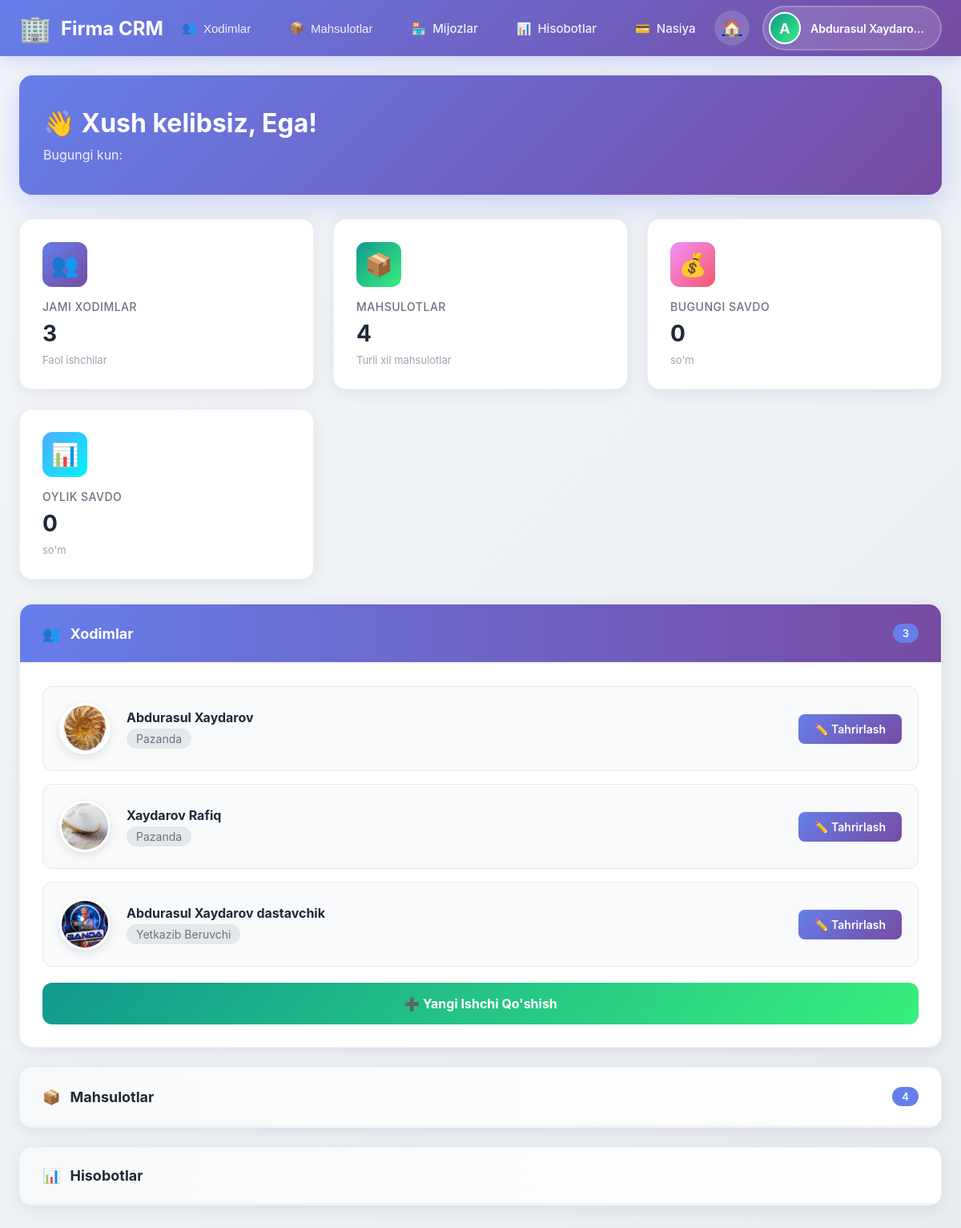
/ (signed in), run on the app's committed database.
### main/models.py (models this page shows, shortened)
class User(AbstractUser):
    id = models.BigAutoField(primary_key=True)
    USER_TYPES = (
        ('pazanda', 'Pazanda'),
        ('yetkazib_beruvchi', 'Yetkazib Beruvchi'),
        ('ega', 'Ega'),
    )
    login=models.CharField(max_length=255, blank=True, null=True)
    password = models.CharField(max_length=255, blank=True, null=True)
    tuliq_ismi = models.CharField(max_length=255, blank=True, null=True)
    type = models.CharField(max_length=20, choices=USER_TYPES)
    token = models.CharField(max_length=255, blank=True, null=True)
    tg_id = models.CharField(max_length=100, blank=True, null=True)
    tel_raqami = models.CharField(max_length=100, blank=True, null=True)
    is_active = models.BooleanField(default=True)
    @property
    def rasmi(self):
        if self.type == 'yetkazib_beruvchi':
            try:
                return YetkazibBeruvchi.objects.get(user=self).rasmi.url
            except YetkazibBeruvchi.DoesNotExist:
                return None
        elif self.type == 'pazanda':
            try:
                return Pazanda.objects.get(user=self).rasmi.url
            except Pazanda.DoesNotExist:
                return None
        return None

class Pazanda(models.Model):
    user = models.OneToOneField(User, on_delete=models.CASCADE)
    tuliq_ismi = models.CharField(max_length=255)
    turi = models.CharField(max_length=100, blank=True, null=True)
    rasmi = models.ImageField(upload_to='pazandalar/')

class YetkazibBeruvchi(models.Model):
    user = models.OneToOneField(User, on_delete=models.CASCADE)
    tuliq_ismi = models.CharField(max_length=255)
    rasmi = models.ImageField(upload_to='yetkazib/')
    bmh = models.TextField(verbose_name="Biriktirilgan mashina haqida")
    bmr = models.ImageField(upload_to='mashina_rasmlar/')
    mahsulotlar = models.TextField(null=True, blank=True)

### main/views.py (the view, shortened to what this page needs)
# urls.py: path('', include('main.urls')),
@login_required(login_url='login')
def main(request):
    payload={}
    user=request.user
    hodims = User.objects.exclude(type='ega').order_by('-date_joined')[:6]  # Faqat 6 ta
    mahs = Mahsulot.objects.all().order_by('nomi')[:6]  # Faqat 6 ta
    jami_hodimlar = User.objects.exclude(type='ega').count()
    jami_mahsulotlar = Mahsulot.objects.count()
    payload['mahsulotlar'] = mahs
    payload['hodims'] = hodims
    soni = jami_hodimlar
    msoni = jami_mahsulotlar
    now = timezone.localtime()
    today_start = timezone.make_aware(dt.datetime.combine(now.date(), dt.time.min))
    today_end = timezone.make_aware(dt.datetime.combine(now.date(), dt.time.max))
    bsavdo=Savdo.objects.filter(vaqt_sana__range=(today_start, today_end)).all()
    month_start = timezone.make_aware(dt.datetime.combine(now.replace(day=1).date(), dt.time.min))
    today_end = timezone.make_aware(dt.datetime.combine(now.date(), dt.time.max))
    savdo = Savdo.objects.filter(vaqt_sana__range=(month_start, today_end)).all()
    payload['bsavdo'] = bsavdo
    payload['savdo'] = savdo
    payload['usumma']=get_bugungi_savdo_summ(savdo)
    payload['bsumma'] = get_bugungi_savdo_summ(bsavdo)
    payload['ishchilar_soni'] = soni
    payload['msoni'] = msoni
    return render(request, 'main.html',payload)

### main/functions.py (called while the page is built)
def add_spctoint(x):
    x = str(x)
    if '.' in x:
        int_part, dec_part = x.split('.')
    else:
        int_part, dec_part = x, None
    s = ''
    for i in range(0, len(int_part[::-1]), 3):
        s += int_part[::-1][i:i+3] + ' '
    formatted = s[::-1].strip()
    if dec_part:
        return f"{formatted}.{dec_part}"
    return formatted

def get_bugungi_savdo_summ(savdolar):
    summa=0
    for s in savdolar:
        summa+=s.summa
    return add_spctoint(summa)

### main/templates/main.html (shortened to what this page needs)
{% extends 'egabase.html' %}
{% load static %}
{% block content %}
<div class="dashboard-header">
    <h1>👋 Xush kelibsiz, Ega!</h1>
    <p>Bugungi kun: {{ "now"|date:"d F Y, l" }}</p>
</div>
<div class="stats-grid">
    <div class="stat-card">
        <div class="stat-card-icon blue">👥</div>
        <div class="stat-card-label">Jami Xodimlar</div>
        <div class="stat-card-value">{{ ishchilar_soni }}</div>
        <div class="stat-card-subtext">Faol ishchilar</div>
    </div>
    <div class="stat-card">
        <div class="stat-card-icon green">📦</div>
        <div class="stat-card-label">Mahsulotlar</div>
        <div class="stat-card-value">{{ msoni }}</div>
        <div class="stat-card-subtext">Turli xil mahsulotlar</div>
    </div>
    <div class="stat-card">
        <div class="stat-card-icon orange">💰</div>
        <div class="stat-card-label">Bugungi Savdo</div>
        <div class="stat-card-value">{{ bsumma }}</div>
        <div class="stat-card-subtext">so'm</div>
    </div>
    <div class="stat-card">
        <div class="stat-card-icon cyan">📊</div>
        <div class="stat-card-label">Oylik Savdo</div>
        <div class="stat-card-value">{{ usumma }}</div>
        <div class="stat-card-subtext">so'm</div>
    </div>
</div>
<div class="section-card">
    <div class="section-header" onclick="toggleCard(this)">
        <div class="section-header-title">
            <span>👥</span>
            <span>Xodimlar</span>
        </div>
        <div class="section-header-badge">{{ ishchilar_soni }}</div>
    </div>
    <div class="section-content">
        {% if ishchilar_soni == 0 %}
        <div class="empty-state">
            <div class="empty-state-icon">👤</div>
            <p>Hozircha xodimlar mavjud emas</p>
        </div>
        {% else %}
        {% for x in hodims %}
        <div class="employee-card">
            <a href="{% url 'profile' x.username %}" style="display: contents;">
                <div class="employee-avatar">
                    {% if x.rasmi %}
                    <img src="{{ x.rasmi }}" alt="{{ x.tuliq_ismi }}">
                    {% else %}
                    <div
                        style="width: 100%; height: 100%; background: linear-gradient(135deg, #667eea 0%, #764ba2 100%); display: flex; align-items: center; justify-content: center; color: white; font-size: 24px; font-weight: bold;">
                        {{ x.tuliq_ismi|first|upper }}
                    </div>
                    {% endif %}
                </div>
                <div class="employee-info">
                    <div class="employee-name">{{ x.tuliq_ismi }}</div>
                    <span class="employee-role">{{ x.get_type_display }}</span>
                </div>
            </a>
            <a href="{% url 'edituser' x.username %}" class="btn-action">✏️ Tahrirlash</a>
        </div>
        {% endfor %}
        {% endif %}
        <a href="{% url 'crtuser' %}" class="btn-add">
            ➕ Yangi Ishchi Qo'shish
        </a>
    </div>
</div>
<div class="section-card">
    <div class="section-header" onclick="toggleCard(this)">
        <div class="section-header-title">
            <span>📦</span>
            <span>Mahsulotlar</span>
        </div>
        <div class="section-header-badge">{{ msoni }}</div>
    </div>
</div>
<div class="section-card">
    <div class="section-header" onclick="toggleCard(this)">
        <div class="section-header-title">
            <span>📊</span>
            <span>Hisobotlar</span>
        </div>
    </div>
</div>
{% endblock %}

### main/templates/egabase.html (shortened to what this page needs)
<!DOCTYPE html>
{% load static %}
<html lang="uz">
<head>
</head>
<body>
    <header>
        <div class="navbar-container">
            <a href="{% url 'main' %}" class="brand">
                <span class="brand-icon">🏢</span>
                <span class="brand-text">Firma CRM</span>
            </a>
            <nav class="nav-links">
                <div class="nav-item">
                    <button
                        class="nav-toggle {% if request.path == '/hodimlar/' or request.path|slice:':9' == '/profile/' or 'edituser' in request.path or 'createuser' in request.path %}active{% endif %}"
                        onclick="toggleDropdown(this)">
                        <span>👥</span>
                        <span>Xodimlar</span>
                    </button>
                </div>
                <div class="nav-item">
                    <button
                        class="nav-toggle {% if request.path == '/mahsulotlar/' or 'product' in request.path %}active{% endif %}"
                        onclick="toggleDropdown(this)">
                        <span>📦</span>
                        <span>Mahsulotlar</span>
                    </button>
                </div>
                <a href="{% url 'mijozlar_list' %}" class="nav-link {% if '/mijoz' in request.path %}active{% endif %}">
                    <span>🏪</span>
                    <span>Mijozlar</span>
                </a>
                <a href="{% url 'hisobotlar' %}"
                    class="nav-link {% if request.path == '/hisobotlar/' %}active{% endif %}">
                    <span>📊</span>
                    <span>Hisobotlar</span>
                </a>
                <a href="{% url 'nasiya_savdolar' %}"
                    class="nav-link {% if 'nasiya' in request.path %}active{% endif %}">
                    <span>💳</span>
                    <span>Nasiya</span>
                </a>
            </nav>
            <div class="nav-right">
                <a href="{% url 'main' %}">
                    <button class="notif-btn" title="Dashboard">🏠</button>
                </a>
                <div class="profile-menu" onclick="toggleProfile(this)">
                    <div class="profile-trigger">
                        {% if request.user.rasmi %}
                        <img src="{{ request.user.rasmi }}" alt="{{ request.user.tuliq_ismi }}" class="profile-avatar">
                        {% else %}
                        <div class="profile-avatar"
                            style="background: linear-gradient(135deg, #11998e 0%, #38ef7d 100%); display: flex; align-items: center; justify-content: center; color: white; font-weight: bold; font-size: 18px;">
                            {{ request.user.tuliq_ismi|first|upper }}
                        </div>
                        {% endif %}
                        <span class="profile-name">{{ request.user.tuliq_ismi }}</span>
                    </div>
                </div>
            </div>
        </div>
    </header>
    <div class="content-container">
        {% block content %}{% endblock %}
    </div>
</body>
</html>

### main/templates/egabase.html (style rules this page uses)
* { margin: 0; padding: 0; box-sizing: border-box; }
body { font-family: -apple-system, BlinkMacSystemFont, 'Segoe UI', Roboto, Oxygen, Ubuntu, Cantarell, sans-serif; background: linear-gradient(135deg, #f5f7fa 0%, #e8ecf1 100%); min-height: 100vh; }
header { background: linear-gradient(135deg, #667eea 0%, #764ba2 100%); box-shadow: 0 4px 20px rgba(102, 126, 234, 0.3); position: sticky; top: 0; z-index: 1000; }
.navbar-container { max-width: 1400px; margin: 0 auto; padding: 0 24px; display: flex; justify-content: space-between; align-items: center; height: 70px; }
.brand { display: flex; align-items: center; gap: 12px; text-decoration: none; color: white; font-size: 24px; font-weight: 700; transition: opacity 0.3s ease; }
.brand-icon { font-size: 32px; }
.nav-links { display: flex; gap: 8px; align-items: center; }
.nav-item { position: relative; }
.nav-link, .nav-toggle { display: flex; align-items: center; gap: 8px; padding: 10px 16px; color: white; text-decoration: none; border-radius: 8px; font-weight: 500; font-size: 15px; transition: all 0.3s ease; background: none; border: none; cursor: pointer; }
.nav-right { display: flex; align-items: center; gap: 16px; }
.notif-btn { position: relative; width: 44px; height: 44px; border-radius: 50%; background: rgba(255, 255, 255, 0.15); border: none; color: white; font-size: 20px; cursor: pointer; transition: all 0.3s ease; display: flex; align-items: center; justify-content: center; }
.nav-link { padding: 12px 20px; color: rgba(255, 255, 255, 0.9); text-decoration: none; border-radius: 8px; transition: all 0.3s ease; display: flex; align-items: center; gap: 8px; font-weight: 500; }
.nav-toggle { padding: 12px 20px; background: transparent; border: none; color: rgba(255, 255, 255, 0.9); cursor: pointer; border-radius: 8px; transition: all 0.3s ease; display: flex; align-items: center; gap: 8px; font-weight: 500; font-size: 15px; }
.profile-menu { position: relative; }
.profile-trigger { display: flex; align-items: center; gap: 12px; padding: 6px 12px 6px 6px; background: rgba(255, 255, 255, 0.15); border-radius: 50px; cursor: pointer; transition: all 0.3s ease; border: 2px solid rgba(255, 255, 255, 0.2); }
.profile-avatar { width: 40px; height: 40px; border-radius: 50%; object-fit: cover; border: 2px solid white; }
.profile-name { color: white; font-weight: 600; font-size: 14px; max-width: 150px; white-space: nowrap; overflow: hidden; text-overflow: ellipsis; }
.content-container { max-width: 1400px; margin: 0 auto; padding: 24px; }

### data on the page
User: user.tuliq_ismi|first "A", user.tuliq_ismi "Abdurasul Xaydaro…"
User: rasmi (picture), tuliq_ismi "Abdurasul Xaydarov", type "Pazanda"
User: rasmi (picture), tuliq_ismi "Xaydarov Rafiq", type "Pazanda"
User: rasmi (picture), tuliq_ismi "Abdurasul Xaydarov dastavchik", type "Yetkazib Beruvchi"

### other printed values
{{ ishchilar_soni }} "3"
{{ msoni }} "4"
{{ bsumma }} "0"
{{ usumma }} "0"
